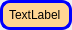
<?xml version="1.0" encoding="UTF-8"?>
<ui version="4.0">
 <class>ItemWidget</class>
 <widget class="QWidget" name="ItemWidget">
  <property name="geometry">
   <rect>
    <x>0</x>
    <y>0</y>
    <width>72</width>
    <height>30</height>
   </rect>
  </property>
  <property name="sizePolicy">
   <sizepolicy hsizetype="Preferred" vsizetype="Fixed">
    <horstretch>0</horstretch>
    <verstretch>0</verstretch>
   </sizepolicy>
  </property>
  <property name="minimumSize">
   <size>
    <width>0</width>
    <height>30</height>
   </size>
  </property>
  <property name="maximumSize">
   <size>
    <width>16777215</width>
    <height>30</height>
   </size>
  </property>
  <property name="windowTitle">
   <string>Form</string>
  </property>
  <property name="styleSheet">
   <string notr="true">QWidget#widget{
border:3px solid blue;
background-color: rgb(255, 214, 147);
border-radius:10px;
}</string>
  </property>
  <layout class="QHBoxLayout" name="horizontalLayout">
   <property name="spacing">
    <number>0</number>
   </property>
   <property name="leftMargin">
    <number>0</number>
   </property>
   <property name="topMargin">
    <number>0</number>
   </property>
   <property name="rightMargin">
    <number>0</number>
   </property>
   <property name="bottomMargin">
    <number>0</number>
   </property>
   <item>
    <widget class="QWidget" name="widget" native="true">
     <layout class="QHBoxLayout" name="horizontalLayout_2">
      <item>
       <widget class="QLabel" name="label">
        <property name="text">
         <string>TextLabel</string>
        </property>
       </widget>
      </item>
     </layout>
    </widget>
   </item>
  </layout>
 </widget>
 <resources/>
 <connections/>
</ui>
